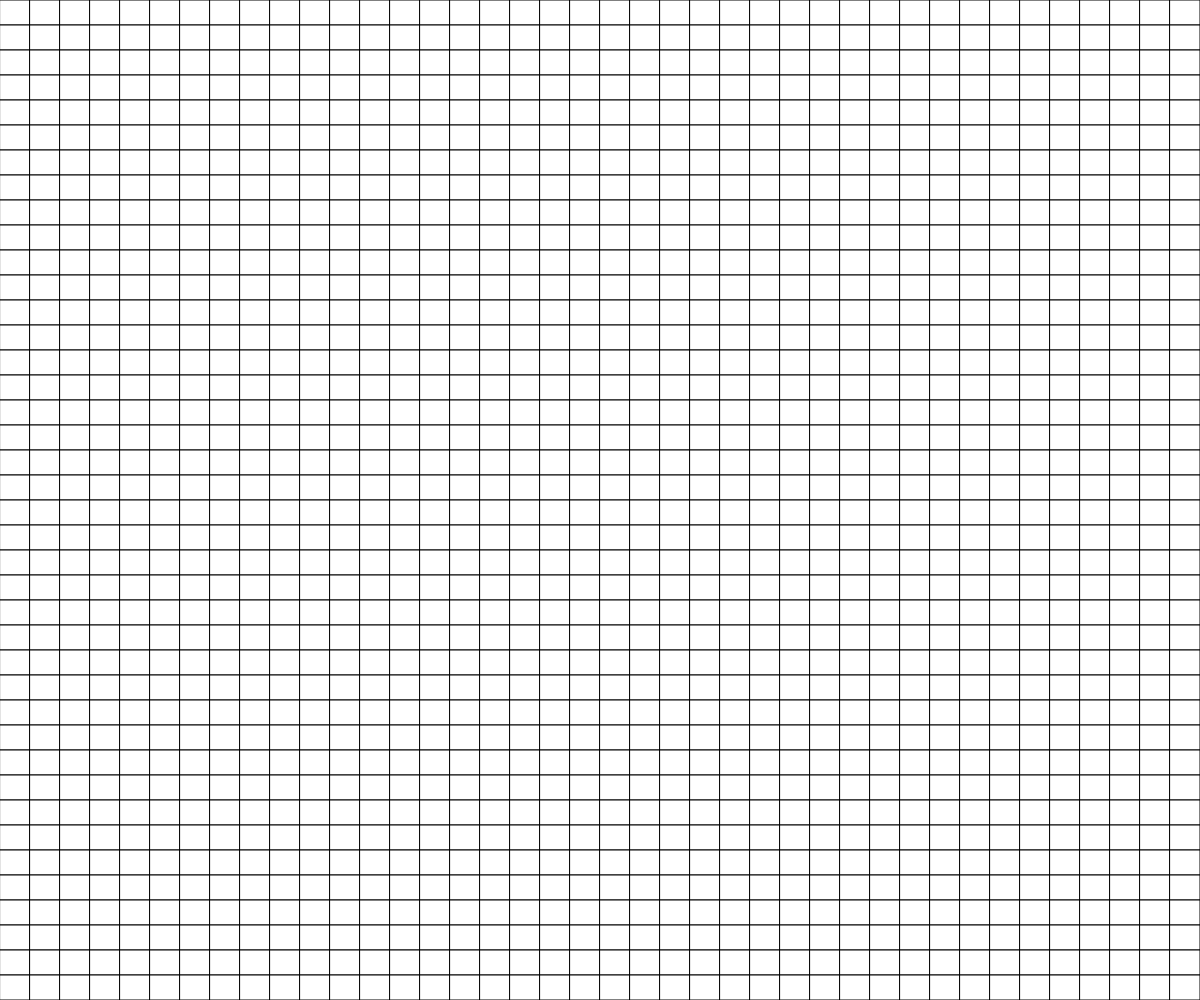
Frame 1 (no input)
Frame 60 (no input): identical to frame 1, image omitted
Frame 120 (the mouse pressed at the canvas centre since frame 60): identical to frame 1, image omitted

The p5.js sketch that drew this single still picture (run headless with seeded random() and noise() and a simulated clock; from frame 60 on, the mouse is pressed at the canvas centre):

// p5.js sketch
// ── sketch.js
// 2D Array Demo
// Basic Grid

const GRIDSIZE = 40;
let grid;

let rows;
let cols;
let cellWidth;
let cellHeight;
let autoturn = false;

function setup() {
  createCanvas(windowWidth, windowHeight);

  grid = createEmptyGrid(GRIDSIZE, GRIDSIZE);

  //replace Hardcorded grid with empty grid

  rows = grid.length;
  cols = grid[0].length;
  cellWidth = width / cols;
  cellHeight = height / rows;

}

function draw() {
  background("white");
  displayGrid();
  autoTurnIfRequired();
}

function autoTurnIfRequired() {
  if (autoturn && frameCount % 20 === 0) {
    updateBoard();
  }
}

function mouseDragged() {
  let x = Math.floor(mouseX / cellWidth);
  let y = Math.floor(mouseY / cellHeight);



    toggleCell(x, y);   //self
}

function displayGrid() {
  for (let y = 0; y < rows; y++) {
    for (let x = 0; x < cols; x++) {
      if (grid[y][x] === 0) {
        fill("white");
      }
      else {
        fill("black");
      }
      rect(x * cellWidth, y * cellHeight, cellWidth, cellHeight);
    }
  }
}

function toggleCell(x, y) {
  //check that the coordinates are in the array
  if (x >= 0 && x < cols && y >= 0 && y < rows) {
      grid[y][x] = 1;
    }
}

function createEmptyGrid(cols, rows) {
  let emptyGrid = [];
  for (let y = 0; y<rows; y++) {
    emptyGrid.push([]);
    for (let x=0; x<cols; x++) {
      emptyGrid[y].push(0);
    }
  }
  return emptyGrid;
}

function keyPressed() {
  if (key === " ") {
    updateBoard();
  }
  else if (key === "c") {
    setup();
  }
  else if (key === "r") {
    grid = createRandomGrid(cols, rows);
  }
  else if (key === "a") {
    autoturn = !autoturn;
  }
}

function updateBoard() {
  let nextTurn = createEmptyGrid(cols, rows);

  //loop through current grid
  for (let y=0; y<rows; y++) {
    for (let x=0; x<cols; x++) {
      let neighbours = 0;

      //look at cells in a 3x3 grid around current cell
      for (let i=-1; i<=1; i++) {
        for (let j=-1; j<=1; j++) {
          //avoid falling off edge of array
          if (x+i >= 0 && x+i < cols && y+j >=0 && y+j < rows) {
            neighbours += grid[y+j][x+i];
          }
        }
      }

      //remove self from neighbour count
      neighbours -= grid[y][x];

      //apply rules
      if (grid[y][x] === 0) { //currently dead
        if (neighbours === 3) {
          nextTurn[y][x] = 1;
        }
        else {
          nextTurn[y][x] = 0;
        }
      }

      if (grid[y][x] === 1) { //currently alive
        if (neighbours === 2 || neighbours === 3) {
          nextTurn[y][x] = 1;
        }
        else {
          nextTurn[y][x] = 0;
        }
      }
    }
  }

  grid = nextTurn;
}

function createRandomGrid(cols, rows) {
  let empty = [];
  for (let y=0; y<rows; y++) {
    empty.push([]);
    for (let x=0; x<cols; x++) {
      if (random(100) < 50) {
        empty[y].push(0);
      }
      else {
        empty[y].push(1);
      }
    }
  }
  return empty;
} 
